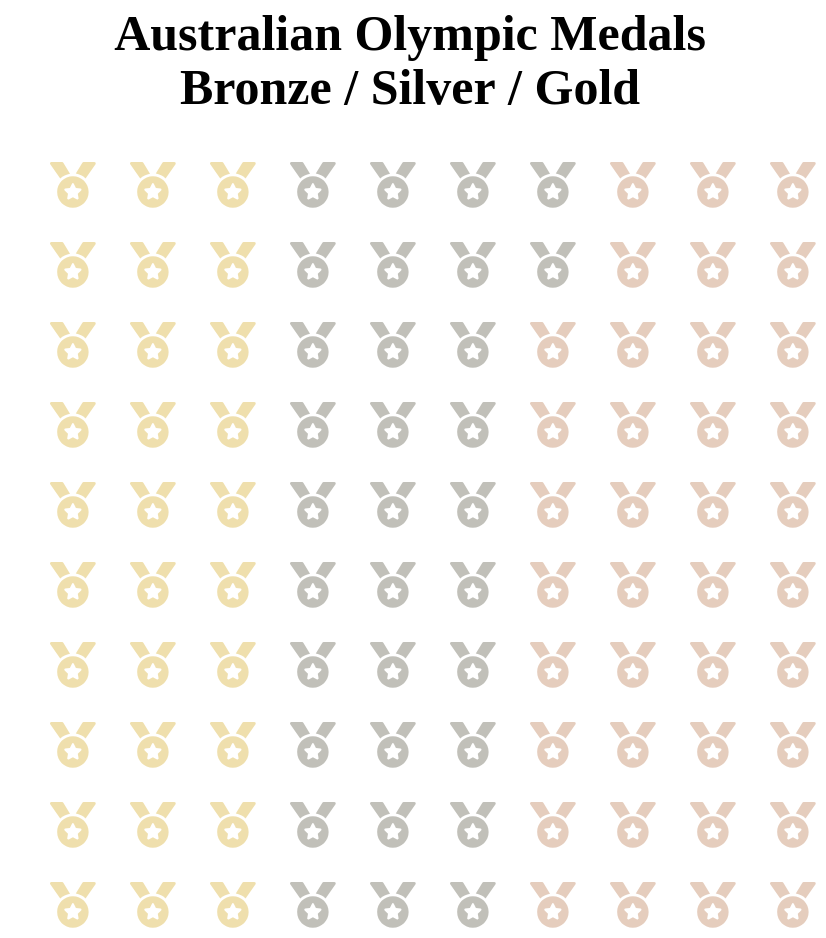

Here is the Vega-Lite specification saved for this chart:
### Vega-Lite specification from a JSON file in a GitHub repository (floating-point values rounded to 4 significant figures)
{"$schema": "https://vega.github.io/schema/vega-lite/v5.json", "title": {"text": ["Australian Olympic Medals", "Bronze / Silver / Gold"], "fontSize": 25, "font": "Verdana"}, "config": {"view": {"stroke": ""}}, "width": 400, "height": 400, "background": "rgba(255, 255, 255, 0)", "data": {"values": [{"id": 1}, {"id": 2}, {"id": 3}, {"id": 4}, {"id": 5}, {"id": 6}, {"id": 7}, {"id": 8}, {"id": 9}, {"id": 10}, {"id": 11}, {"id": 12}, {"id": 13}, {"id": 14}, {"id": 15}, {"id": 16}, {"id": 17}, {"id": 18}, {"id": 19}, {"id": 20}, {"id": 21}, {"id": 22}, {"id": 23}, {"id": 24}, {"id": 25}, {"id": 26}, {"id": 27}, {"id": 28}, {"id": 29}, {"id": 30}, {"id": 31}, {"id": 32}, {"id": 33}, {"id": 34}, {"id": 35}, {"id": 36}, {"id": 37}, {"id": 38}, {"id": 39}, {"id": 40}, {"id": 41}, {"id": 42}, {"id": 43}, {"id": 44}, {"id": 45}, {"id": 46}, {"id": 47}, {"id": 48}, {"id": 49}, {"id": 50}, {"id": 51}, {"id": 52}, {"id": 53}, {"id": 54}, {"id": 55}, {"id": 56}, {"id": 57}, {"id": 58}, {"id": 59}, {"id": 60}, {"id": 61}, {"id": 62}, {"id": 63}, {"id": 64}, {"id": 65}, {"id": 66}, {"id": 67}, {"id": 68}, {"id": 69}, {"id": 70}, {"id": 71}, {"id": 72}, {"id": 73}, {"id": 74}, {"id": 75}, {"id": 76}, {"id": 77}, {"id": 78}, {"id": 79}, {"id": 80}, {"id": 81}, {"id": 82}, {"id": 83}, {"id": 84}, {"id": 85}, {"id": 86}, {"id": 87}, {"id": 88}, {"id": 89}, {"id": 90}, {"id": 91}, {"id": 92}, {"id": 93}, {"id": 94}, {"id": 95}, {"id": 96}, {"id": 97}, {"id": 98}, {"id": 99}, {"id": 100}]}, "transform": [{"calculate": "ceil (datum.id/10)", "as": "col"}, {"calculate": "datum.id - datum.col*10", "as": "row"}], "mark": {"type": "point", "filled": true}, "encoding": {"x": {"field": "col", "type": "ordinal", "axis": null}, "y": {"field": "row", "type": "ordinal", "axis": null}, "shape": {"value": "M223.7 130.8L149.1 7.77C147.1 2.949 141.9 0 136.3 0H16.03c-12.95 0-20.53 14.58-13.1 25.18l111.3 158.9C143.9 156.4 181.7 137.3 223.7 130.8zM256 160c-97.25 0-176 78.75-176 176S158.8 512 256 512s176-78.75 176-176S353.3 160 256 160zM348.5 317.3l-37.88 37l8.875 52.25c1.625 9.25-8.25 16.5-16.63 12l-46.88-24.62L209.1 418.5c-8.375 4.5-18.25-2.75-16.63-12l8.875-52.25l-37.88-37C156.6 310.6 160.5 299 169.9 297.6l52.38-7.625L245.7 242.5c2-4.25 6.125-6.375 10.25-6.375S264.2 238.3 266.2 242.5l23.5 47.5l52.38 7.625C351.6 299 355.4 310.6 348.5 317.3zM495.1 0H375.7c-5.621 0-10.83 2.949-13.72 7.77l-73.76 122.1c42 6.5 79.88 25.62 109.5 53.38l111.3-158.9C516.5 14.58 508.9 0 495.1 0z"}, "color": {"condition": [{"test": "datum['id'] <= 62 && datum['id'] > 30", "value": "rgb(167,165,156)"}, {"test": "datum['id'] <= 30", "value": "rgb(232,210,138)"}], "value": "rgb(219,184,162)"}, "size": {"value": 0.008}}}
